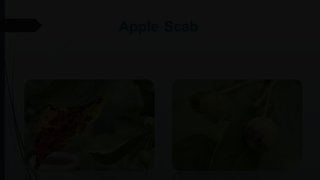
#> input picture validation/stress_samples/defensive_darkness_3.jpg, 320 x 180 px
$ python -i generate_pseudo_masks.py   (imports and definitions only)
#> lines starting #> are read from the running program, lines starting #| are printed output that depends on the picture; after the words box and inside, x2 and y2 are one past the last pixel; in counts of white or black regions, pixels touching at a corner belong together
"""
Pseudo-mask generation for U-Net lesion segmentation training.

Since no human-annotated segmentation masks exist, this script generates
pseudo-labels via HSV color thresholding:
  - Leaf mask: green-dominant vegetation pixels
  - Lesion mask: necrotic brown / yellow / dark-spot pixels inside the leaf

Masks are written as PNGs to <output_dir>/masks mirroring the Train class structure.
Only disease classes (not Healthy) are processed.
"""
import os
import sys
import argparse
import random
import numpy as np
import cv2
from PIL import Image

BASE_DIR = os.path.dirname(os.path.dirname(os.path.abspath(__file__)))
if BASE_DIR not in sys.path:
    sys.path.insert(0, BASE_DIR)

MASK_SIZE = 256

def generate_leaf_lesion_masks(rgb: np.ndarray) -> tuple:
    """Return (leaf_mask, lesion_mask) uint8 arrays for an RGB image."""
    img = cv2.resize(rgb, (MASK_SIZE, MASK_SIZE), interpolation=cv2.INTER_AREA)
    hsv = cv2.cvtColor(img, cv2.COLOR_RGB2HSV)
#> hsv: shape (256, 256, 3); mean H, S, V 43.5, 71.2, 11.9
    h, s, v = hsv[:, :, 0], hsv[:, :, 1], hsv[:, :, 2]
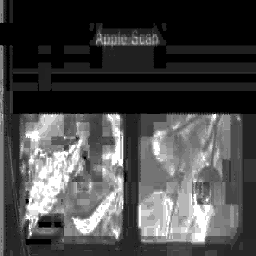
#> s: shape (256, 256); min 0, max 255, mean 71.2
    r, g, b = img[:, :, 0].astype(int), img[:, :, 1].astype(int), img[:, :, 2].astype(int)
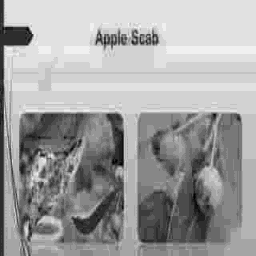
#> r: shape (256, 256) int64; min 0, max 17, mean 10.72; drawn with min black and max white
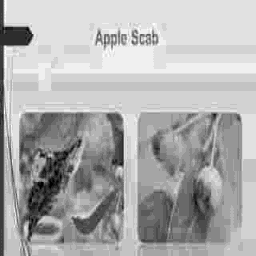
#> g: shape (256, 256) int64; min 0, max 17, mean 11.6; drawn with min black and max white
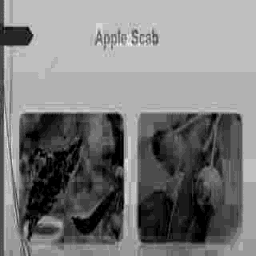
#> b: shape (256, 256) int64; min 0, max 20, mean 9.76; drawn with min black and max white

    # --- Leaf mask: green vegetation pixels (broad HSV range for field photos) ---
    leaf = (
        ((h >= 20) & (h <= 95) & (s > 30) & (v > 30)) |
        ((g > r * 0.9) & (g > b * 1.05) & (g > 50))
    ).astype(np.uint8)
#> leaf: shape (256, 256); every value is 0

    # Clean leaf mask: close holes, drop specks
    leaf = cv2.morphologyEx(leaf, cv2.MORPH_CLOSE, np.ones((5, 5), np.uint8))
    leaf = cv2.morphologyEx(leaf, cv2.MORPH_OPEN, np.ones((3, 3), np.uint8))

    # --- Lesion mask: necrotic pixels inside leaf ---
    diff_rg = np.abs(r - g)
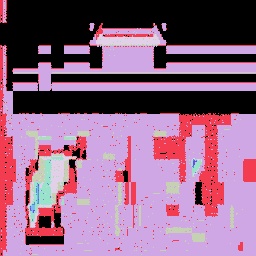
#> diff_rg: shape (256, 256) int64; 9 distinct labels, from 0 to 8; one colour per label, 0 black
    diff_gb = np.abs(g - b)
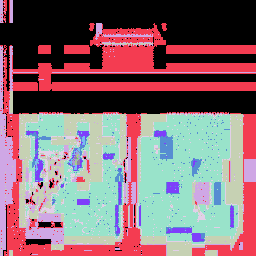
#> diff_gb: shape (256, 256) int64; 13 distinct labels, from 0 to 12; one colour per label, 0 black
    brown_necrotic = (r > 100) & (r >= g) & (g >= b * 0.8) & (diff_rg > 20)
    yellowing = (r > 130) & (g > 120) & (b < 110) & (diff_rg < 60) & (diff_gb > 30)
    dark_spot = (r < 75) & (g < 75) & (b < 75) & (s > 0)
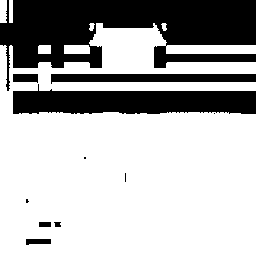
#> dark_spot: shape (256, 256) bool; 69.6% white; 11 black regions (4 under 20 px), largest, box (x1, y1, x2, y2) and area: (0, 0, 256, 91) 12526, (13, 84, 256, 114) 5339, (51, 74, 256, 84) 1642
    lesion = (brown_necrotic | yellowing | dark_spot).astype(np.uint8)

    # Lesions must lie inside the leaf
    lesion = lesion & leaf

    # Clean lesion mask
    lesion = cv2.morphologyEx(lesion, cv2.MORPH_OPEN, np.ones((3, 3), np.uint8))

    # Fill leaf interior holes (lesion can sit inside leaf holes legitimately, so
    # fill holes on a copy, then re-apply lesion)
    leaf_filled = cv2.morphologyEx(leaf, cv2.MORPH_CLOSE, np.ones((9, 9), np.uint8))
    leaf = leaf_filled | lesion
    return leaf.astype(np.uint8), lesion.astype(np.uint8)


# [52 lines left out: functions process_split, main, not called in this run]


# [2 lines not run here, left out]

>>> import cv2
>>> picture = cv2.cvtColor(cv2.imread('../validation/stress_samples/defensive_darkness_3.jpg'), cv2.COLOR_BGR2RGB)
>>> result = generate_leaf_lesion_masks(picture)
